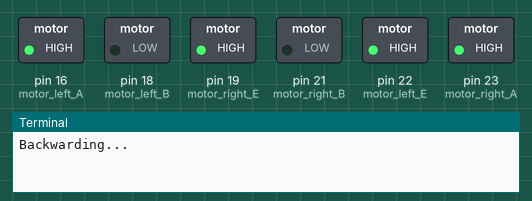
Simulated run of this program. Board: Raspberry Pi (header pin numbers). Shown: switched loads named in the program (green lamp = pin HIGH), the last lines printed to the terminal. At 2.0 s the program stops and its outputs stay as they are.

Above: at 0.1 s.
At 2.1 s:
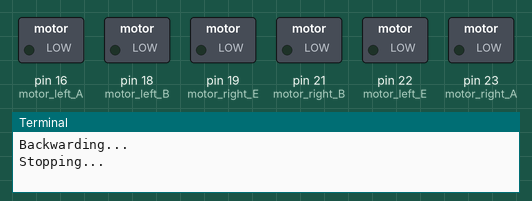
Timing chart, 0 to 3.5 s (numbered marks = the images above):
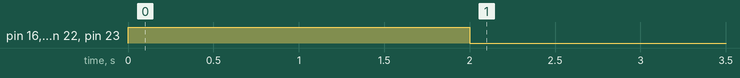

The program:

testmotor.py
```python
import RPi.GPIO as GPIO
from time import sleep

GPIO.setmode(GPIO.BOARD)

motor_right_A = 23
motor_right_B = 21
motor_right_E = 19

motor_left_A = 16
motor_left_B = 18
motor_left_E = 22

GPIO.setup(motor_right_A, GPIO.OUT)
GPIO.setup(motor_right_B, GPIO.OUT)
GPIO.setup(motor_right_E, GPIO.OUT)

GPIO.setup(motor_left_A, GPIO.OUT)
GPIO.setup(motor_left_B, GPIO.OUT)
GPIO.setup(motor_left_E, GPIO.OUT)

def forward(duration):
	print "Forwarding..."
	GPIO.output(motor_right_E, GPIO.LOW)
	GPIO.output(motor_right_B, GPIO.HIGH)
	GPIO.output(motor_right_A, GPIO.HIGH)

	GPIO.output(motor_left_A, GPIO.LOW)
	GPIO.output(motor_left_B, GPIO.HIGH)
	GPIO.output(motor_left_E, GPIO.HIGH)
	sleep(duration)

def face_right(duration):
	print "Facing right..."
	GPIO.output(motor_right_A, GPIO.LOW)
	GPIO.output(motor_right_B, GPIO.HIGH)
	GPIO.output(motor_right_E, GPIO.HIGH)

	GPIO.output(motor_left_A, GPIO.LOW)
	GPIO.output(motor_left_B, GPIO.HIGH)
	GPIO.output(motor_left_E, GPIO.HIGH)
	sleep(duration)

def face_left(duration):
	print "Facing left..."
	GPIO.output(motor_right_E, GPIO.LOW)
	GPIO.output(motor_right_B, GPIO.HIGH)
	GPIO.output(motor_right_A, GPIO.HIGH)
	sleep(duration)

def backward(duration):
	print "Backwarding..."
	GPIO.output(motor_left_A, GPIO.HIGH)
	GPIO.output(motor_left_B, GPIO.LOW)
	GPIO.output(motor_left_E, GPIO.HIGH)

	GPIO.output(motor_right_A, GPIO.HIGH)
	GPIO.output(motor_right_B, GPIO.LOW)
	GPIO.output(motor_right_E, GPIO.HIGH)
	sleep(duration)

backward(2)

print "Stopping..."
GPIO.output(motor_right_E, GPIO.LOW)
GPIO.output(motor_left_E, GPIO.LOW)

GPIO.cleanup()
```

Measured:
- by itself, pin 16 (motor_left_A), pin 19 (motor_right_E), pin 22 (motor_left_E), pin 23 (motor_right_A): LOW → HIGH at 0.00 s, → LOW 2.0 s later
